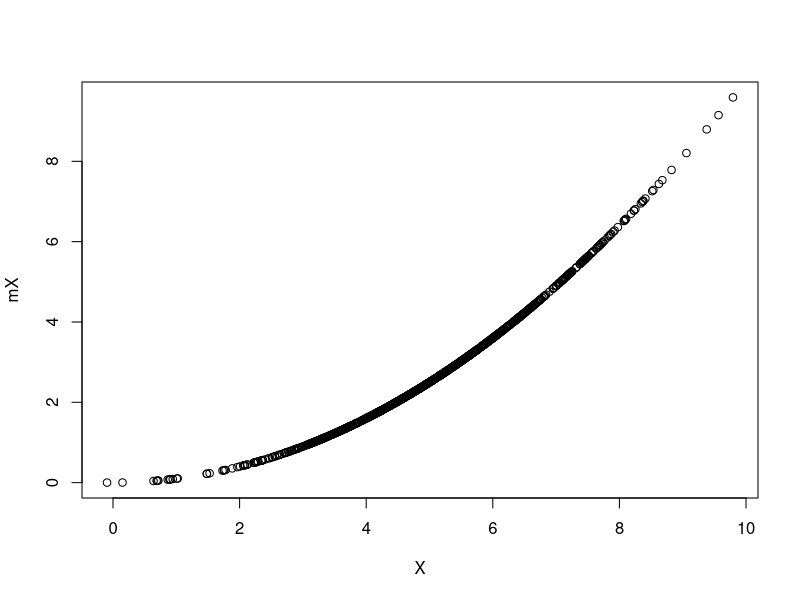
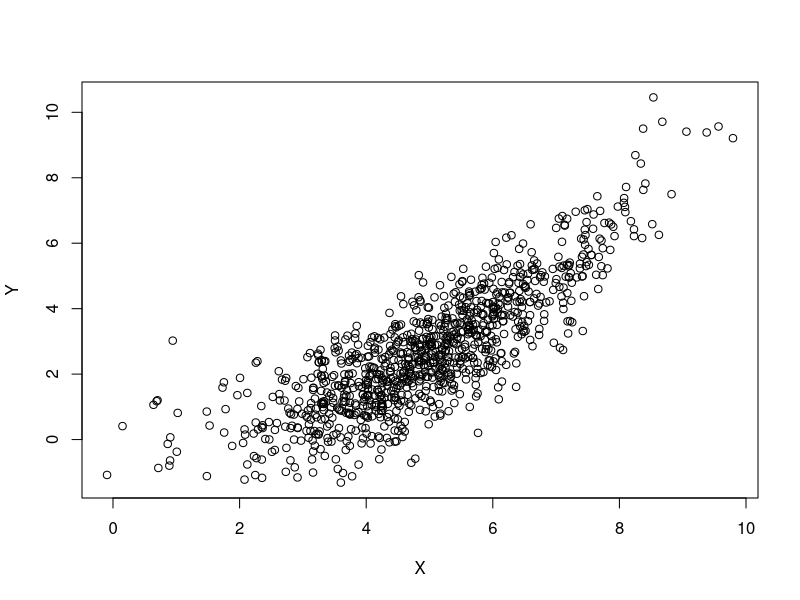
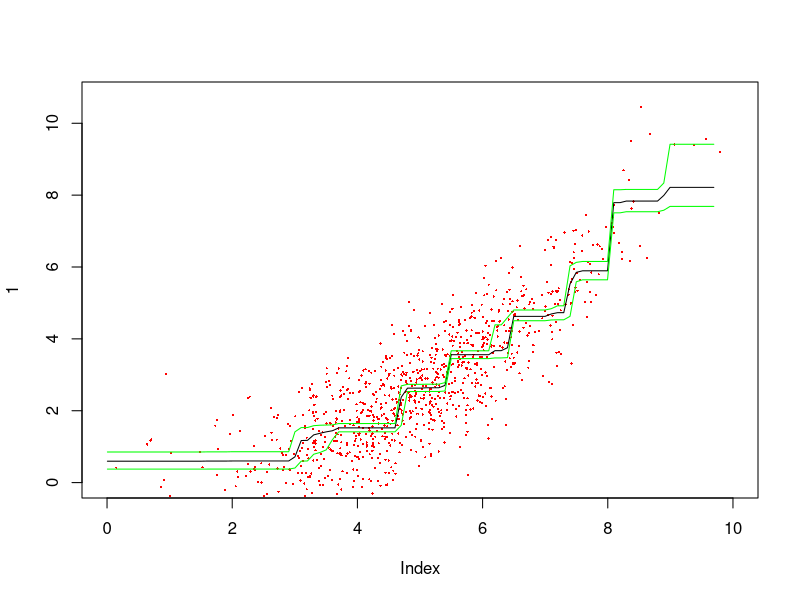
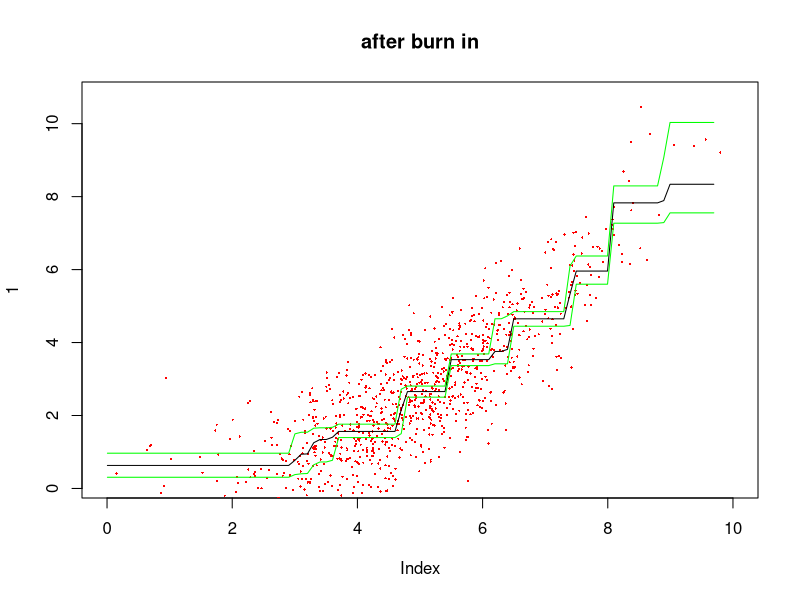

Recreate these plots in R, in order.
# Author: Georgia Papadogeorgou
# Date: 9.27.2016
# Description: Doing RJ MCMC where I'm using the marginal likelihood of the data
# to update the cutoffs, and then I'm sampling the heights.

set.seed(1234)
N <- 1000
sigma <- 1
minX <- 0
maxX <- 10
X <- rnorm(N, mean = 5, sd = 1.5)
minX <- min(X)
maxX <- max(X)
true_means <- c(1, 2, 3)
true_cut <- c(3, 6)
# mX <- true_means[1] * (X >= minX & X < true_cut[1]) +
#   true_means[2] * (X >= true_cut[1] & X < true_cut[2]) +
#   true_means[3] * (X >= true_cut[2])
mX <- X ^ 2 / 10
Y <- rnorm(N, mean = mX, sd = sigma)
plot(X, mX)
plot(X, Y)

max_cutoffs <- 200
lambda <- 30  # Poisson parameter for number of breaks.

# Calculating the c parameter of bk, dk.
bk <- rep(0, max_cutoffs + 1)
names(bk) <- paste0('s=', c(0:max_cutoffs))
dk <- bk
etak <- bk
pik <- bk

for (ii in 0:(max_cutoffs - 1)) {  # Number of current cutoffs.
  bk[ii + 1] <- dpois(ii + 1, lambda = lambda) / dpois(ii, lambda = lambda)
  dk[ii + 2] <- dpois(ii, lambda = lambda) / dpois(ii + 1, lambda = lambda)
}
dk[length(dk)] <- dpois(max_cutoffs - 1, lambda = lambda) /
  dpois(max_cutoffs, lambda = lambda)
bk <- sapply(bk, function(x) min(x, 1))
dk <- sapply(dk, function(x) min(x, 1))

c <- 0.9 / max(bk + dk)
bk <- c * bk
dk <- c * dk
for (ii in 2:(max_cutoffs + 1)) {
  etak[ii] <- (1 - bk[ii] - dk[ii]) / 2
  pik[ii] <- etak[ii]
}
etak[1] <- 1 - bk[1]



uninf <- 100 ^ 2
Nsims <- 1000
heights <- NULL
heights[[1]] <- c(4, 2, 2, 0)
cutoffs <- NULL
cutoffs[[1]] <- c(2, 5, 7)
sigmas <- rep(NA, Nsims)
sigmas[1] <- 1
moves <- rep(NA, Nsims)
range_unif <- 1
nu <- 0.001
lambda_ssq <- 0.001

# moves correspond to 1 = 'H', 2 = 'P', 3 = 'B', 4 = 'D'.

D <- data.frame(X = X, Y = Y)
mu_prior <- mean(Y)

CalcLogMarginalLike <- function(nu, lambda, X, V, Y, mu) {
  if (class(X) == 'numeric') {
    X <- matrix(X, nrow = length(X), ncol = 1)
  }
  N <- length(Y)
  r <- lgamma((nu + N) / 2) + (nu / 2) * log(nu * lambda)
  r <- r - N / 2 * log(pi) - lgamma(nu / 2)
  mat <- diag(N) + X %*% V %*% t(X)
  r <- r - 1 / 2 * log(det(mat))
  r <- r - (nu + N) / 2 * log(lambda * nu + t(Y - X %*% mu) %*% solve(mat) %*%
                                (Y - X %*% mu))
  return(r)
}


for (ii in 2:Nsims) {
  if (ii %% 100 == 0) {
    print(ii)
  }
  curr_cut <- length(cutoffs[[ii - 1]])
  moves[ii] <- sample(2:4, 1, prob = c(pik[curr_cut + 1], bk[curr_cut + 1],
                                       dk[curr_cut + 1]))
  
  # MOVE 2: Change to a cutoff.
  if (moves[ii] == 2) {
    
    proposed_cutoffs <- cutoffs[[ii - 1]]

    # Which cutoff we will change.
    wh_cut <- sample(1:length(proposed_cutoffs), 1)
    cuts <- c(min(X), proposed_cutoffs, max(X))
    choose_from <- c(cuts[wh_cut], cuts[wh_cut + 2])
    proposed_cutoffs[wh_cut] <- runif(1, min = choose_from[1], max = choose_from[2])
    
    # Calculating the AR.
    sj <- cuts[wh_cut]
    sj1 <- cuts[wh_cut + 1]
    sj2 <- cuts[wh_cut + 2]
    sj1star <- proposed_cutoffs[wh_cut]
    wh1 <- which(X >= sj & X <= sj1)
    wh2 <- which(X > sj1 & X <= sj2)
    wh1star <- which(X >= sj & X <= sj1star)
    wh2star <- which(X > sj1star & X <= sj2)
    
    if (length(wh1star) > 0 & length(wh2star) > 0) {
      logAR <- CalcLogMarginalLike(nu = nu, lambda = lambda_ssq,
                                   X = rep(1, length(wh1star)),
                                   V = uninf, Y = Y[wh1star], mu = mean(Y)) + 
        CalcLogMarginalLike(nu = nu, lambda = lambda_ssq,
                            X = rep(1, length(wh2star)),
                            V = uninf, Y = Y[wh2star], mu = mean(Y)) -
        CalcLogMarginalLike(nu = nu, lambda = lambda_ssq,
                            X = rep(1, length(wh1)),
                            V = uninf, Y = Y[wh1], mu = mean(Y)) -
        CalcLogMarginalLike(nu = nu, lambda = lambda_ssq,
                            X = rep(1, length(wh2)),
                            V = uninf, Y = Y[wh2], mu = mean(Y))
      # I think the additional term is the same as in Poisson, but I need to check.
      logAR <- logAR + log(choose_from[2] - proposed_cutoffs[wh_cut])
      logAR <- logAR + log(proposed_cutoffs[wh_cut] - choose_from[1])
      logAR <- logAR - log(choose_from[2] - cutoffs[[ii - 1]][wh_cut])
      logAR <- logAR + log(cutoffs[[ii - 1]][wh_cut] - choose_from[1])
      
      cutoffs[[ii]] <- cutoffs[[ii - 1]]
      if (log(runif(1)) < logAR) {
        cutoffs[[ii]] <- proposed_cutoffs
      }
    } else {
      cutoffs[[ii]] <- cutoffs[[ii - 1]]
    }
    
    # MOVE 3: Birth to a new cutoff.
  } else if (moves[ii] == 3) {
    
    # Choose the new cutoff.
    sstar <- runif(1, minX, maxX)
    proposed_cutoffs <- sort(c(cutoffs[[ii - 1]], sstar))
    wh_cut <- which(proposed_cutoffs == sstar)
    
    sj <- ifelse(wh_cut == 1, minX, proposed_cutoffs[wh_cut - 1])
    sj1 <- ifelse(wh_cut == curr_cut + 1, maxX, proposed_cutoffs[wh_cut + 1])
    
    # Calculating the acceptance probability.
    ## Likelihood ratio:
    wh1 <- which(X >= sj & X <= sstar)
    wh2 <- which(X > sstar & X <= sj1 )
    
    if (length(wh1) > 0 & length(wh2) > 0) {
      logAR <- CalcLogMarginalLike(nu = nu, lambda = lambda_ssq,
                                   X = rep(1, length(wh1)),
                                   V = uninf, Y = Y[wh1], mu = mean(Y)) + 
        CalcLogMarginalLike(nu = nu, lambda = lambda_ssq,
                            X = rep(1, length(wh2)),
                            V = uninf, Y = Y[wh2], mu = mean(Y)) -
        CalcLogMarginalLike(nu = nu, lambda = lambda_ssq,
                            X = rep(1, length(wh1) + length(wh2)),
                            V = uninf, Y = Y[c(wh1, wh2)], mu = mean(Y))
      
      ## Prior ratio:
      # For the number of cutoffs:
      k <- length(cutoffs[[ii - 1]])
      logAR <- logAR + dpois(k + 1, lambda, log = TRUE)
      logAR <- logAR - dpois(k, lambda, log = TRUE)
      # For the cutoffs:
      logAR <- logAR + log(2 * (k + 1) * (2 * k + 3)) - log((maxX - minX) ^ 2)
      logAR <- logAR + log((sstar - sj) * (sj1 - sstar) / (sj1 - sj))
      
      ## Proposal ratio:
      logAR <- logAR + log(dk[k + 2] * (maxX - minX) / (bk[k + 1] * (k + 1)))
      ## Jacobian is equal to 1.
      
      cutoffs[[ii]] <- cutoffs[[ii - 1]]
      if (log(runif(1)) < logAR) {
        cutoffs[[ii]] <- proposed_cutoffs
      }
    } else {
      cutoffs[[ii]] <- cutoffs[[ii - 1]]
    }
    
    # MOVE 4: DEATH OF A CUTOFF.
  } else {
    
    # Choose the cutoff to drop.
    wh_drop <- sample(1:curr_cut, 1)
    drop_cut <- cutoffs[[ii - 1]][wh_drop]
    proposed_cutoffs <- setdiff(cutoffs[[ii - 1]], drop_cut)
    
    # Dropping sj1
    sj <- ifelse(wh_drop == 1, minX, proposed_cutoffs[wh_drop - 1])
    sj1 <- drop_cut
    sj2 <- ifelse(wh_drop == curr_cut, maxX, proposed_cutoffs[wh_drop])
    
    # Calculate the AR.
    wh1 <- which(X > sj & X <= sj1)
    wh2 <- which(X > sj1 & X <= sj2)
    logAR <- CalcLogMarginalLike(nu = nu, lambda = lambda_ssq,
                                 X = rep(1, length(wh1) + length(wh2)),
                                 V = uninf, Y = Y[c(wh1, wh2)], mu = mean(Y)) -
      CalcLogMarginalLike(nu = nu, lambda = lambda_ssq,
                          X = rep(1, length(wh1)),
                          V = uninf, Y = Y[wh1], mu = mean(Y)) -
      CalcLogMarginalLike(nu = nu, lambda = lambda_ssq,
                          X = rep(1, length(wh2)),
                          V = uninf, Y = Y[wh2], mu = mean(Y))

    # Add log prior ratio.
    # For the number of cutoffs:
    k <- length(cutoffs[[ii - 1]])
    logAR <- logAR + dpois(k - 1, lambda, log = TRUE) - dpois(k, lambda, log = TRUE)
    # For the cutoffs:
    logAR <- logAR + log((maxX - minX) ^ 2 / (2 * k * (2 * k - 1)))
    logAR <- logAR + log((sj2 - sj1) / ((sj1 - sj) * (sj2 - sj1)))
    
    # Add log proposal ratio.
    logAR <- logAR + log(bk[k] * k / (dk[k + 1] * (maxX - minX)))
    # Jacobian is 1.
    
    # Propose value and Accept/Reject.
    if (log(runif(1)) < logAR) {
      cutoffs[[ii]] <- proposed_cutoffs
    } else {
      cutoffs[[ii]] <- cutoffs[[ii - 1]]
    }
  }
}


for (ii in 2:Nsims) {
  cuts <- c(minX, cutoffs[[ii]], maxX)
  h <- numeric(length(cuts) - 1)
  for (cc in 1:(length(cuts) - 1)) {
    wh_obs <- which(D$X > cuts[cc] & D$X <= cuts[cc + 1])
    ssq_h <- 1 / (length(wh_obs) / sigmas[ii - 1] + 1 / uninf)
    mu_h <- ssq_h * sum(Y[wh_obs] / sigmas[ii - 1])
    h[cc] <- rnorm(1, mean = mu_h, sd = sqrt(ssq_h))
  }
  heights[[ii]] <- h
  sigmas[ii] <- sigmas[ii - 1]
}



pred_x <- seq(minX, maxX, length.out = 100)
pred_x <- pred_x[- c(1, length(pred_x))]
pred_y <- matrix(NA, nrow = length(pred_x), ncol = length(heights))
for (ii in 1:length(heights)) {
  cuts <- rep(cutoffs[[ii]], each = 2)
  cuts <- c(minX, cuts, maxX)
  for (cc in 1:(length(cuts) / 2)) {
    wh_obs <- which(pred_x > cuts[2 * cc - 1] & pred_x <= cuts[2 * cc])
    pred_y[wh_obs, ii] <- heights[[ii]][cc]
  }
}
plot(1, xlim = c(0, 10), type = 'n', ylim = range(pred_y))
points(X, Y, pch = 16, cex = 0.3, col = 'red')
lines(pred_x, apply(pred_y, 1, mean))
lines(pred_x, apply(pred_y, 1, function(x) quantile(x, probs = 0.1)), col = 'green')
lines(pred_x, apply(pred_y, 1, function(x) quantile(x, probs = 0.9)), col = 'green')

pred_y <- pred_y[, - c(1:500)]
plot(1, xlim = c(0, 10), type = 'n', ylim = range(pred_y), main = 'after burn in')
points(X, Y, pch = 16, cex = 0.3, col = 'red')
lines(pred_x, apply(pred_y, 1, mean))
lines(pred_x, apply(pred_y, 1, function(x) quantile(x, probs = 0.025)), col = 'green')
lines(pred_x, apply(pred_y, 1, function(x) quantile(x, probs = 0.975)), col = 'green')







